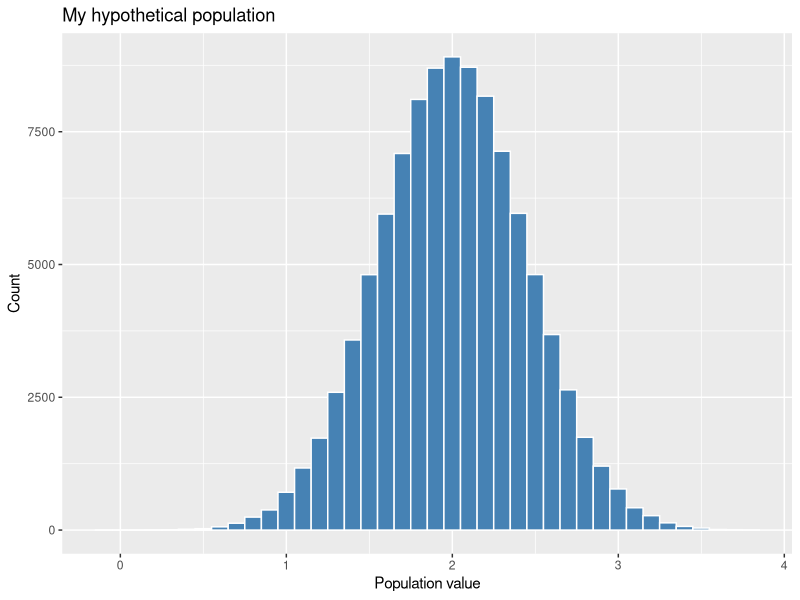
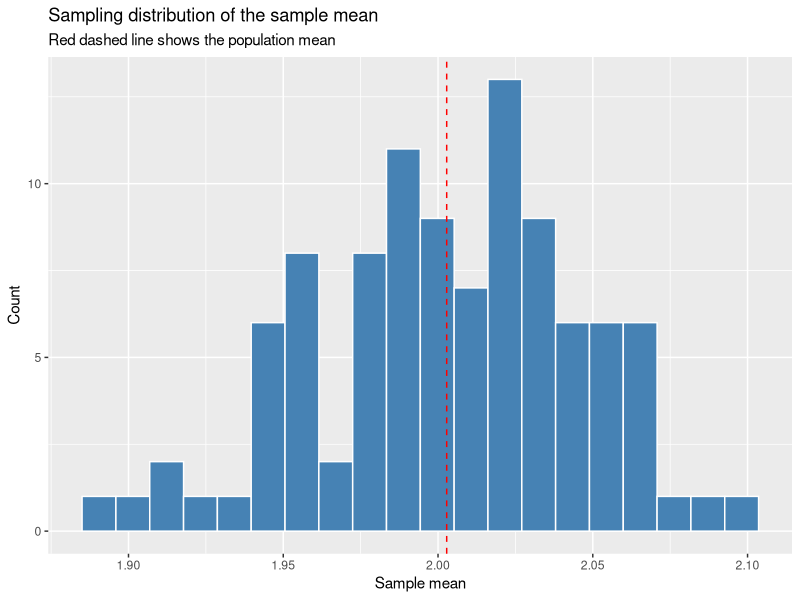

Reproduce these figures in R, in order.
############################################################
# MA 213 - Lab 5 Starter Code
# Sampling Distributions and the Central Limit Theorem
#
# This file is intentionally a starter, not a solution key. Some lines
# are commented out because you need to fill in the missing pieces first.
############################################################

library(dplyr)
library(ggplot2)


############################################################
# Question 1. Build your population
############################################################

set.seed(213)
sigma <- 0.447
N <- 100000

# Choose ONE population and comment out the others.
pop <- rnorm(N, mean = 2, sd = sigma)
# pop <- rbinom(N, size = 1, prob = 0.3)
# pop <- rpois(N, lambda = sigma^2)
# pop <- rexp(N, rate = 1 / sigma)
# pop <- rgamma(N, shape = 4, rate = sqrt(4) / sigma)

population_mean <- mean(pop)
population_sd <- sd(pop)

population_mean
population_sd

ggplot(data.frame(X = pop), aes(x = X)) +
  geom_histogram(bins = 40, fill = "steelblue", color = "white") +
  labs(
    x = "Population value",
    y = "Count",
    title = "My hypothetical population"
  )

# Interpretation:
# - Which population did you choose?
# - Describe its shape, center, and spread.


############################################################
# Question 2. Draw one sample
############################################################

n <- 100

my_sample <- sample(pop, size = n)
mu_hat <- mean(my_sample)

mu_hat
population_mean
mu_hat - population_mean

# Interpretation:
# - Does mu_hat equal the population mean exactly?
# - How close was your sample mean to the population mean?


############################################################
# Question 3. Build a sampling distribution
############################################################

K <- 100
n <- 100

mu_hat_vector <- rep(0, K)

for (i in 1:K) {
  my_sample <- sample(pop, size = n)
  mu_hat_vector[i] <- mean(my_sample)
}

head(mu_hat_vector)
mean(mu_hat_vector)
sd(mu_hat_vector)

ggplot(data.frame(mu_hat = mu_hat_vector), aes(x = mu_hat)) +
  geom_histogram(bins = 20, fill = "steelblue", color = "white") +
  geom_vline(xintercept = population_mean, color = "red", linetype = "dashed") +
  labs(
    x = "Sample mean",
    y = "Count",
    title = "Sampling distribution of the sample mean",
    subtitle = "Red dashed line shows the population mean"
  )

# Interpretation:
# - Where is the sampling distribution centered?
# - Describe the shape, center, and spread.


############################################################
# Question 4. Write a reusable simulation function
############################################################

# Fill in the blanks, then uncomment.

# get_mu_hats <- function(pop, n, K) {
#   mu_hat_vector <- rep(0, K)
#
#   for (i in 1:K) {
#     my_sample <- sample(pop, size = ____)
#     mu_hat_vector[i] <- ____
#   }
#
#   return(____)
# }
#
# result_q4 <- get_mu_hats(pop, n = 100, K = 100)
# head(result_q4)

# Interpretation:
# - How could you check whether result_q4 behaves like the vector from
#   Question 3?


############################################################
# Question 5. What does sample size n change?
############################################################

# Keep K = 1000 fixed and compare n = 20, 200, and 1000.

# mu_hats_20 <- get_mu_hats(pop, n = 20, K = 1000)
# mu_hats_200 <- get_mu_hats(pop, n = 200, K = 1000)
# mu_hats_1000 <- get_mu_hats(pop, n = 1000, K = 1000)
#
# sampling_n <- data.frame(
#   mu_hat = c(mu_hats_20, mu_hats_200, mu_hats_1000),
#   sample_size = factor(rep(c(20, 200, 1000), each = 1000))
# )
#
# ggplot(sampling_n, aes(x = mu_hat)) +
#   geom_histogram(bins = 30, fill = "steelblue", color = "white") +
#   facet_wrap(~ sample_size, scales = "free_y") +
#   geom_vline(xintercept = population_mean, color = "red", linetype = "dashed") +
#   labs(
#     x = "Sample mean",
#     y = "Count",
#     title = "Effect of sample size on the sampling distribution"
#   )

# Interpretation:
# - What happens to the shape as n increases?
# - What happens to the center as n increases?
# - What happens to the spread as n increases?


############################################################
# Question 6. What does number of repetitions K change?
############################################################

# Keep n = 1000 fixed and compare K = 20, 200, and 1000.

# mu_hats_k20 <- get_mu_hats(pop, n = 1000, K = 20)
# mu_hats_k200 <- get_mu_hats(pop, n = 1000, K = 200)
# mu_hats_k1000 <- get_mu_hats(pop, n = 1000, K = 1000)
#
# sampling_k <- data.frame(
#   mu_hat = c(mu_hats_k20, mu_hats_k200, mu_hats_k1000),
#   repetitions = factor(c(rep(20, 20), rep(200, 200), rep(1000, 1000)))
# )
#
# ggplot(sampling_k, aes(x = mu_hat)) +
#   geom_histogram(bins = 25, fill = "coral", color = "white") +
#   facet_wrap(~ repetitions, scales = "free_y") +
#   geom_vline(xintercept = population_mean, color = "red", linetype = "dashed") +
#   labs(
#     x = "Sample mean",
#     y = "Count",
#     title = "Effect of number of repetitions on the picture"
#   )

# Interpretation:
# - Which changes actual sampling variability: n or K?
# - Which mostly changes how clearly we can see the distribution?


############################################################
# Question 7. Compare standard error and simulated spread
############################################################

# n <- 1000
# K <- 1000
#
# mu_hats <- get_mu_hats(pop, n = n, K = K)
#
# SE <- population_sd / sqrt(n)
# empirical_sd <- sd(mu_hats)
#
# SE
# empirical_sd
# abs(SE - empirical_sd)

# Interpretation:
# - Are the theoretical standard error and simulated standard deviation close?


############################################################
# Optional Challenge. Check the empirical rule
############################################################

# m <- mean(mu_hats)
# s <- sd(mu_hats)
#
# rate1 <- mean(abs(mu_hats - m) < 1 * s)
# rate2 <- mean(abs(mu_hats - m) < 2 * s)
# rate3 <- mean(abs(mu_hats - m) < 3 * s)
#
# rate1
# rate2
# rate3
#
# abs(c(rate1 - 0.68, rate2 - 0.95, rate3 - 0.997))

# Final reflection:
# - What is a sampling distribution?
# - What changed when n increased?
# - What changed when K increased?
# - Did your population shape make it easy or hard for the CLT to appear?
